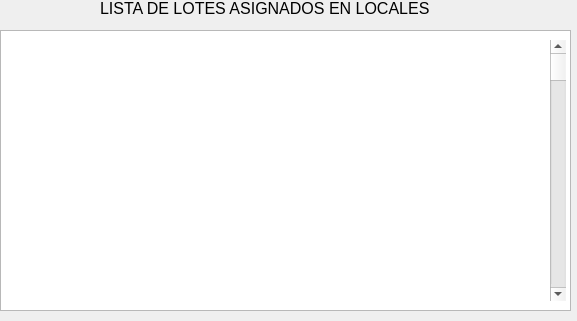
<?xml version="1.0" encoding="UTF-8"?>
<ui version="4.0">
 <class>mostrarDetallesLocalLotes</class>
 <widget class="QWidget" name="mostrarDetallesLocalLotes">
  <property name="geometry">
   <rect>
    <x>0</x>
    <y>0</y>
    <width>577</width>
    <height>321</height>
   </rect>
  </property>
  <property name="windowTitle">
   <string>Form</string>
  </property>
  <widget class="QColumnView" name="columnView">
   <property name="geometry">
    <rect>
     <x>0</x>
     <y>30</y>
     <width>571</width>
     <height>281</height>
    </rect>
   </property>
  </widget>
  <widget class="QLabel" name="label">
   <property name="geometry">
    <rect>
     <x>100</x>
     <y>0</y>
     <width>371</width>
     <height>16</height>
    </rect>
   </property>
   <property name="font">
    <font>
     <pointsize>12</pointsize>
    </font>
   </property>
   <property name="text">
    <string>LISTA DE LOTES ASIGNADOS EN LOCALES</string>
   </property>
  </widget>
  <widget class="QScrollBar" name="verticalScrollBar">
   <property name="geometry">
    <rect>
     <x>550</x>
     <y>40</y>
     <width>16</width>
     <height>261</height>
    </rect>
   </property>
   <property name="orientation">
    <enum>Qt::Vertical</enum>
   </property>
  </widget>
 </widget>
 <resources/>
 <connections/>
</ui>
